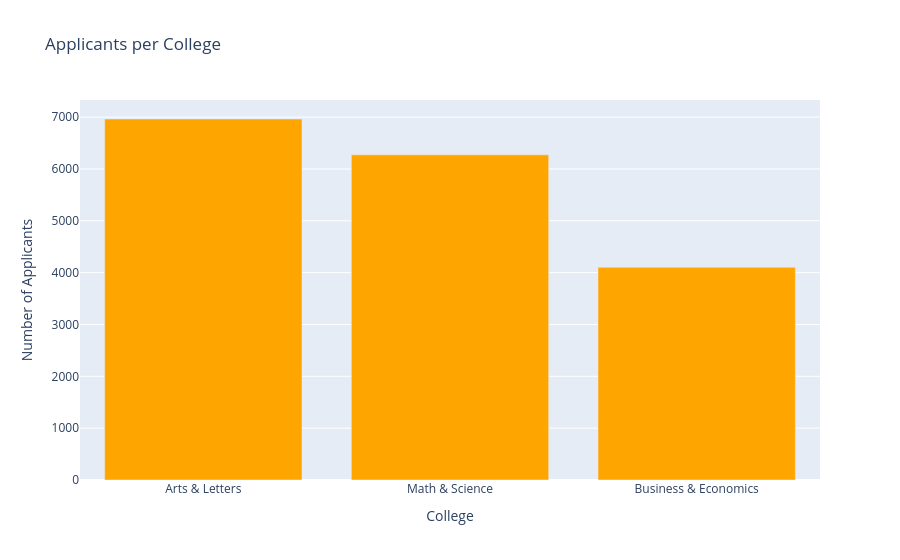

Source (notebook cell):
### Code cell
# Plotly bar plot

# Step 1: Count applicants by college
Applicants = df2['College'].value_counts()

# Step 2: Create interactive bar plot
fig = px.bar(Applicants, x=Applicants.index, y=Applicants.values,
    color_discrete_sequence=['orange'],
    title='Applicants per College',
)
# Step 3: Add axis labels
fig.update_layout(
    xaxis_title='College',
    yaxis_title='Number of Applicants'
)
# Step 4: Display chart
fig.show()

### Figure 1 — Plotly figure (JSON) as saved in the notebook; plotly's stock layout.template omitted (floating-point values rounded to 4 significant figures)
{"data": [{"hovertemplate": "x=%{x}<br>y=%{y}<extra></extra>", "legendgroup": "", "marker": {"color": "orange", "pattern": {"shape": ""}}, "name": "", "orientation": "v", "showlegend": false, "textposition": "auto", "x": ["Arts & Letters", "Math & Science", "Business & Economics"], "xaxis": "x", "y": [6964, 6272, 4103], "yaxis": "y", "type": "bar"}], "layout": {"xaxis": {"anchor": "y", "domain": [0.0, 1.0], "title": {"text": "College"}}, "yaxis": {"anchor": "x", "domain": [0.0, 1.0], "title": {"text": "Number of Applicants"}}, "legend": {"tracegroupgap": 0}, "title": {"text": "Applicants per College"}, "barmode": "relative"}}
